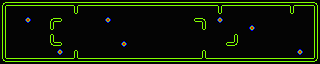

This game map was drawn from its Tiled (.tmx) file and the tilesets committed beside it. A one-line description and the full map source follow:
An orthogonal 40x8 tile map with 8x8 px tiles, 1 tile layer (Tile Layer 1).

<map version="1.10" tiledversion="1.10.2" orientation="orthogonal" renderorder="right-down" width="40" height="8" tilewidth="8" tileheight="8" infinite="0" nextlayerid="2" nextobjectid="1">
 <editorsettings>
  <export target="../../nibblerdx/collateral/demo-playfield.csv" format="csv" />
 </editorsettings>
 <tileset firstgid="1" source="sprites.tsx" />
 <layer id="1" name="Tile Layer 1" width="40" height="8">
  <data encoding="csv">
7,12,12,12,12,12,12,12,12,20,12,12,12,12,12,12,12,12,12,12,12,12,12,12,12,12,12,20,12,12,12,12,12,12,12,12,20,12,12,8,
11,22,22,22,22,22,22,22,22,14,22,22,22,22,22,22,22,22,22,22,22,22,22,22,22,22,22,14,22,22,22,22,22,22,22,22,14,22,22,11,
11,22,22,6,22,22,7,16,22,22,22,22,22,6,22,22,22,22,22,22,22,22,22,22,15,8,22,6,22,22,22,22,22,22,22,22,22,22,22,11,
11,22,22,22,22,22,14,22,22,22,22,22,22,22,22,22,22,22,22,22,22,22,22,22,22,14,22,22,22,22,22,6,22,22,22,22,22,22,22,11,
11,22,22,22,22,22,13,22,22,22,22,22,22,22,22,22,22,22,22,22,22,22,22,22,22,22,22,22,22,13,22,22,22,22,22,22,22,22,22,11,
11,22,22,22,22,22,9,16,22,22,22,22,22,22,22,6,22,22,22,22,22,22,22,22,22,22,22,22,15,10,22,22,22,22,22,22,22,22,22,11,
11,22,22,22,22,22,22,6,22,13,22,22,22,22,22,22,22,22,22,22,22,22,22,22,22,13,22,22,22,22,22,22,22,22,22,22,22,6,22,11,
9,12,12,12,12,12,12,12,12,19,12,12,12,12,12,12,12,12,12,12,12,12,12,12,12,19,12,12,12,12,12,12,12,12,12,12,12,12,12,10
</data>
 </layer>
</map>